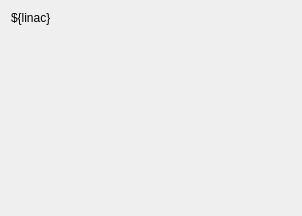
<?xml version="1.0" encoding="UTF-8"?>
<ui version="4.0">
 <class>Form</class>
 <widget class="QWidget" name="Form">
  <property name="geometry">
   <rect>
    <x>0</x>
    <y>0</y>
    <width>302</width>
    <height>216</height>
   </rect>
  </property>
  <property name="windowTitle">
   <string>Form</string>
  </property>
  <layout class="QGridLayout" name="gridLayout">
   <item row="1" column="0">
    <widget class="PyDMTemplateRepeater" name="PyDMTemplateRepeater">
     <property name="sizePolicy">
      <sizepolicy hsizetype="MinimumExpanding" vsizetype="Preferred">
       <horstretch>0</horstretch>
       <verstretch>0</verstretch>
      </sizepolicy>
     </property>
     <property name="minimumSize">
      <size>
       <width>100</width>
       <height>100</height>
      </size>
     </property>
     <property name="toolTip">
      <string/>
     </property>
     <property name="layoutType" stdset="0">
      <enum>PyDMTemplateRepeater::Horizontal</enum>
     </property>
     <property name="layoutSpacing" stdset="0">
      <number>0</number>
     </property>
     <property name="countShownInDesigner" stdset="0">
      <number>20</number>
     </property>
     <property name="templateFilename" stdset="0">
      <string>cryomodule.ui</string>
     </property>
     <property name="dataSource" stdset="0">
      <string>${linac}.json</string>
     </property>
    </widget>
   </item>
   <item row="0" column="0">
    <widget class="QLabel" name="label">
     <property name="sizePolicy">
      <sizepolicy hsizetype="Maximum" vsizetype="Maximum">
       <horstretch>0</horstretch>
       <verstretch>0</verstretch>
      </sizepolicy>
     </property>
     <property name="text">
      <string>${linac}</string>
     </property>
    </widget>
   </item>
  </layout>
 </widget>
 <customwidgets>
  <customwidget>
   <class>PyDMTemplateRepeater</class>
   <extends>QFrame</extends>
   <header>pydm.widgets.template_repeater</header>
  </customwidget>
 </customwidgets>
 <resources/>
 <connections/>
</ui>
